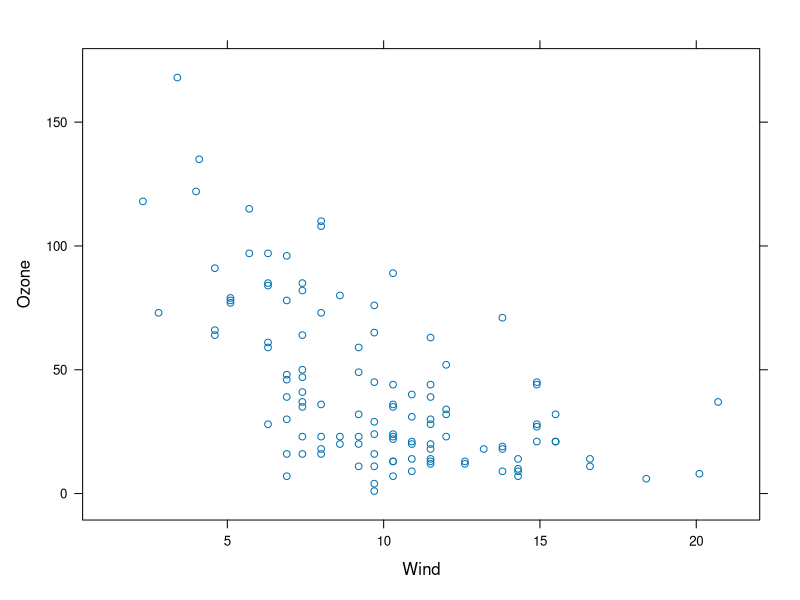
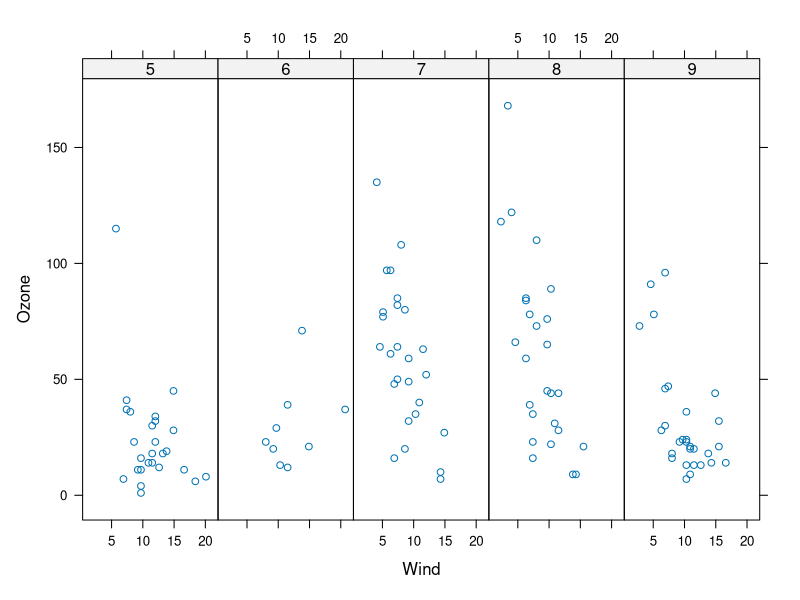
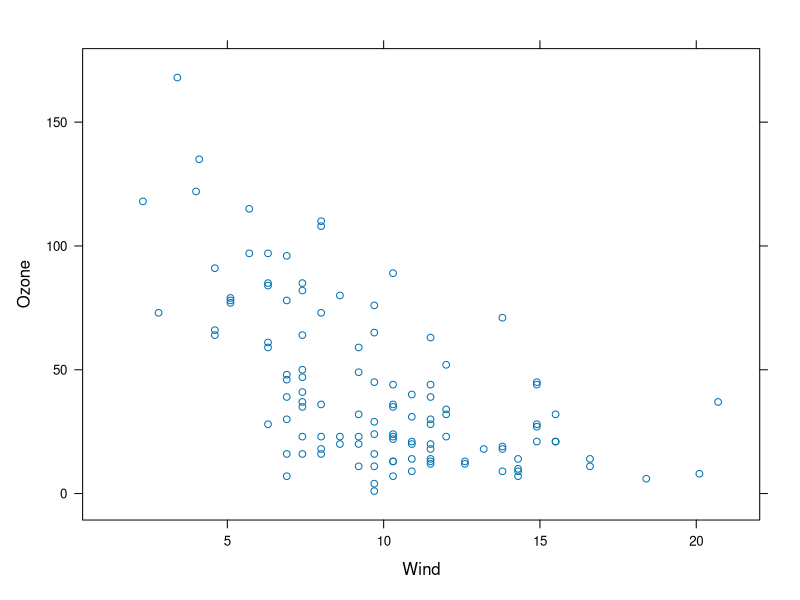

Reproduce these figures in R, in order.
library(lattice)

library(datasets)

xyplot(Ozone ~ Wind, data = airquality)

airquality <- transform(airquality, Month = factor(Month))

xyplot(Ozone ~ Wind | Month, data = airquality, layout = c(5,1))

p <- xyplot(Ozone ~ Wind, data = airquality)

print(p)